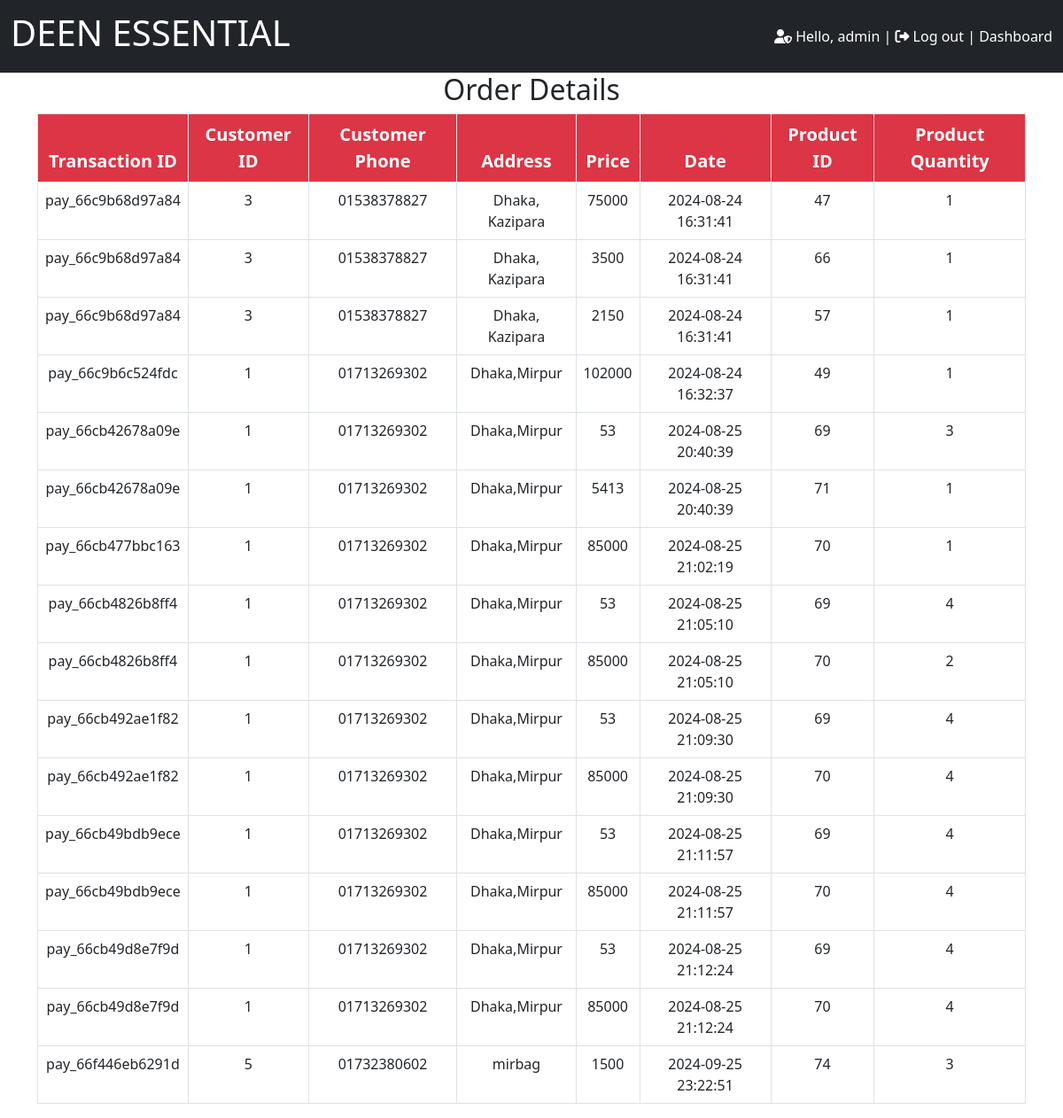
Screenshot of /admin/users_details.php (signed in) with the database file from the repository.
### tables this page shows
CREATE TABLE `paid_table` (
  `pay_id` varchar(50) NOT NULL,
  `c_id` int(11) NOT NULL,
  `c_phone` int(11) NOT NULL,
  `c_address` varchar(100) NOT NULL,
  `PPrice` int(11) NOT NULL,
  `payment_date` datetime NOT NULL,
  `Id` int(11) NOT NULL,
  `PQuantity` int(11) NOT NULL
);

### admin/users_details.php (the view, shortened to what this page needs)
<?php
include '../user/Config.php';
$sql = "SELECT pay_id, c_id, c_phone, c_address, PPrice, payment_date, Id, PQuantity FROM paid_table";
$result = $con->query($sql);
?>
<!DOCTYPE html>
<html lang="en">
<head>
    <link href="https://cdn.jsdelivr.net/npm/bootstrap@5.0.2/dist/css/bootstrap.min.css" rel="stylesheet"
>
</head>
<body>
    <nav class="navbar navbar-light bg-dark">
        <div class="container-fluid text-white">
            <a class="navbar-brand text-white" href="../admin/mystore.php">
                <h1>DEEN ESSENTIAL</h1>
            </a>
            <span>
                <i class="fas fa-user-shield"></i>
                Hello, <?php echo $_SESSION['admin']; ?> |
                <i class="fas fa-sign-out-alt"></i>
                <a href="from/logout.php" class="text-decoration-none text-white">Log out |</a>
                <a href="../admin/mystore.php" class="text-decoration-none text-white">Dashboard </a>
            </span>
        </div>
    </nav>
    <div>
        <h2 class="text-center">Order Details</h2>
    </div>
    <div class="container">
        <div class="row">
            <div class="col-12">
                <table class="table table-bordered text-center">
                    <thead class="bg-danger text-white fs-5">
                        <tr>
                            <th>Transaction ID</th>
                            <th>Customer ID</th>
                            <th>Customer Phone</th>
                            <th>Address</th>
                            <th>Price</th>
                            <th>Date</th>
                            <th>Product ID</th>
                            <th>Product Quantity</th>
                        </tr>
                    </thead>
                    <tbody>
                        <?php
                        if ($result->num_rows > 0) {
                            while($row = $result->fetch_assoc()) {
                                echo "<tr>
                                        <td>" . $row["pay_id"] . "</td>
                                        <td>" . $row["c_id"] . "</td>
                                        <td>" ."0". $row["c_phone"] . "</td>
                                        <td>" . $row["c_address"] . "</td>
                                        <td>" . $row["PPrice"] . "</td>
                                        <td>" . $row["payment_date"] . "</td>
                                        <td>" . $row["Id"] . "</td>
                                        <td>" . $row["PQuantity"] . "</td>
                                      </tr>";
                            }
                        } else {
                            echo "<tr><td colspan='8'>No data available</td></tr>";
                        }
                        ?>
                    </tbody>
                </table>
            </div>
        </div>
    </div>
</body>
</html>

### rows the page displays
paid_table: pay "pay_66c9b68d97a84", c "3", c_phone "1538378827", c_address "Dhaka, Kazipara", PPrice "75000", payment_date "2024-08-24 16:31:41", Id "47", PQuantity "1"
paid_table: pay "pay_66c9b68d97a84", c "3", c_phone "1538378827", c_address "Dhaka, Kazipara", PPrice "3500", payment_date "2024-08-24 16:31:41", Id "66", PQuantity "1"
paid_table: pay "pay_66c9b68d97a84", c "3", c_phone "1538378827", c_address "Dhaka, Kazipara", PPrice "2150", payment_date "2024-08-24 16:31:41", Id "57", PQuantity "1"
paid_table: pay "pay_66c9b6c524fdc", c "1", c_phone "1713269302", c_address "Dhaka,Mirpur", PPrice "102000", payment_date "2024-08-24 16:32:37", Id "49", PQuantity "1"
paid_table: pay "pay_66cb42678a09e", c "1", c_phone "1713269302", c_address "Dhaka,Mirpur", PPrice "53", payment_date "2024-08-25 20:40:39", Id "69", PQuantity "3"
paid_table: pay "pay_66cb42678a09e", c "1", c_phone "1713269302", c_address "Dhaka,Mirpur", PPrice "5413", payment_date "2024-08-25 20:40:39", Id "71", PQuantity "1"
paid_table: pay "pay_66cb477bbc163", c "1", c_phone "1713269302", c_address "Dhaka,Mirpur", PPrice "85000", payment_date "2024-08-25 21:02:19", Id "70", PQuantity "1"
paid_table: pay "pay_66cb4826b8ff4", c "1", c_phone "1713269302", c_address "Dhaka,Mirpur", PPrice "53", payment_date "2024-08-25 21:05:10", Id "69", PQuantity "4"
paid_table: pay "pay_66cb4826b8ff4", c "1", c_phone "1713269302", c_address "Dhaka,Mirpur", PPrice "85000", payment_date "2024-08-25 21:05:10", Id "70", PQuantity "2"
paid_table: pay "pay_66cb492ae1f82", c "1", c_phone "1713269302", c_address "Dhaka,Mirpur", PPrice "53", payment_date "2024-08-25 21:09:30", Id "69", PQuantity "4"
paid_table: pay "pay_66cb492ae1f82", c "1", c_phone "1713269302", c_address "Dhaka,Mirpur", PPrice "85000", payment_date "2024-08-25 21:09:30", Id "70", PQuantity "4"
paid_table: pay "pay_66cb49bdb9ece", c "1", c_phone "1713269302", c_address "Dhaka,Mirpur", PPrice "53", payment_date "2024-08-25 21:11:57", Id "69", PQuantity "4"
paid_table: pay "pay_66cb49bdb9ece", c "1", c_phone "1713269302", c_address "Dhaka,Mirpur", PPrice "85000", payment_date "2024-08-25 21:11:57", Id "70", PQuantity "4"
paid_table: pay "pay_66cb49d8e7f9d", c "1", c_phone "1713269302", c_address "Dhaka,Mirpur", PPrice "53", payment_date "2024-08-25 21:12:24", Id "69", PQuantity "4"
paid_table: pay "pay_66cb49d8e7f9d", c "1", c_phone "1713269302", c_address "Dhaka,Mirpur", PPrice "85000", payment_date "2024-08-25 21:12:24", Id "70", PQuantity "4"
paid_table: pay "pay_66f446eb6291d", c "5", c_phone "1732380602", c_address "mirbag", PPrice "1500", payment_date "2024-09-25 23:22:51", Id "74", PQuantity "3"

### other values shown
$_SESSION['admin'] "admin"
